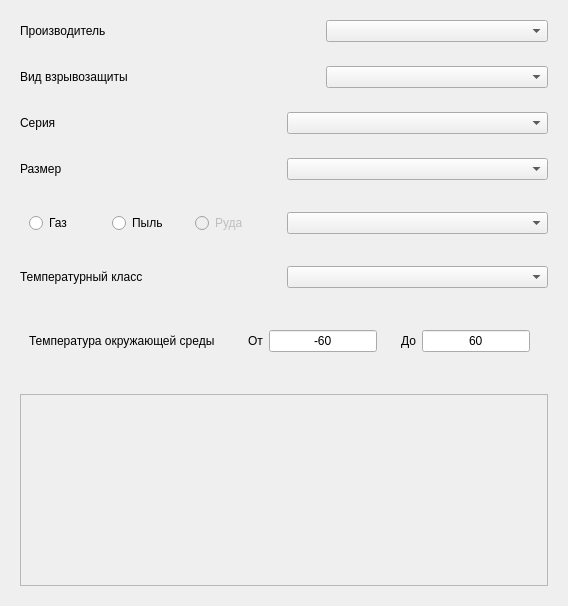
            <widget class="QWidget" name="shellPage">
             <property name="sizePolicy">
              <sizepolicy hsizetype="Expanding" vsizetype="Expanding">
               <horstretch>0</horstretch>
               <verstretch>0</verstretch>
              </sizepolicy>
             </property>
             <layout class="QVBoxLayout" name="VL_shellPage">
              <item>
               <widget class="QWidget" name="manufactureWidget_shellpage" native="true">
                <layout class="QHBoxLayout" name="HL_manufactureWidget_shellpage">
                 <item>
                  <widget class="QLabel" name="manufactureLabel_shellpage">
                   <property name="sizePolicy">
                    <sizepolicy hsizetype="Expanding" vsizetype="Preferred">
                     <horstretch>0</horstretch>
                     <verstretch>0</verstretch>
                    </sizepolicy>
                   </property>
                   <property name="minimumSize">
                    <size>
                     <width>300</width>
                     <height>0</height>
                    </size>
                   </property>
                   <property name="maximumSize">
                    <size>
                     <width>300</width>
                     <height>16777215</height>
                    </size>
                   </property>
                   <property name="text">
                    <string>Производитель</string>
                   </property>
                  </widget>
                 </item>
                 <item>
                  <widget class="QComboBox" name="manufactureComboboxWidget_shellpage"/>
                 </item>
                </layout>
               </widget>
              </item>
              <item>
               <widget class="QWidget" name="safefactortypeWidget_shellpage" native="true">
                <layout class="QHBoxLayout" name="HL_safefactortypeWidget_shellpage">
                 <item>
                  <widget class="QLabel" name="safefactortypeLabel_shellpage">
                   <property name="sizePolicy">
                    <sizepolicy hsizetype="Expanding" vsizetype="Preferred">
                     <horstretch>0</horstretch>
                     <verstretch>0</verstretch>
                    </sizepolicy>
                   </property>
                   <property name="maximumSize">
                    <size>
                     <width>300</width>
                     <height>16777215</height>
                    </size>
                   </property>
                   <property name="text">
                    <string>Вид взрывозащиты</string>
                   </property>
                  </widget>
                 </item>
                 <item>
                  <widget class="QComboBox" name="safefactortypeCombobox_shellpage"/>
                 </item>
                </layout>
               </widget>
              </item>
              <item>
               <widget class="QWidget" name="serialWidget_shellpage" native="true">
                <layout class="QHBoxLayout" name="HL_serialWidget_shellpage">
                 <item>
                  <widget class="QLabel" name="serialLabel_shellpage">
                   <property name="maximumSize">
                    <size>
                     <width>300</width>
                     <height>16777215</height>
                    </size>
                   </property>
                   <property name="text">
                    <string>Серия</string>
                   </property>
                  </widget>
                 </item>
                 <item>
                  <widget class="QComboBox" name="serialCombobox_shellpage"/>
                 </item>
                </layout>
               </widget>
              </item>
              <item>
               <widget class="QWidget" name="sizeWidget_shellpage" native="true">
                <layout class="QHBoxLayout" name="HL_sizeWidget_shellpage">
                 <item>
                  <widget class="QLabel" name="sizeLabel_shellpage">
                   <property name="maximumSize">
                    <size>
                     <width>300</width>
                     <height>16777215</height>
                    </size>
                   </property>
                   <property name="text">
                    <string>Размер</string>
                   </property>
                  </widget>
                 </item>
                 <item>
                  <widget class="QComboBox" name="sizeCombobox_shellpage"/>
                 </item>
                </layout>
               </widget>
              </item>
              <item>
               <widget class="QWidget" name="gasmarkWidget_shellpage" native="true">
                <layout class="QHBoxLayout" name="HL_gasmarkWidget_shellpage">
                 <item>
                  <widget class="QWidget" name="gasdustWidget_shellpage" native="true">
                   <property name="maximumSize">
                    <size>
                     <width>300</width>
                     <height>16777215</height>
                    </size>
                   </property>
                   <layout class="QHBoxLayout" name="horizontalLayout_34">
                    <item>
                     <widget class="QRadioButton" name="gas_mark_RadioButton_shellpage">
                      <property name="enabled">
                       <bool>true</bool>
                      </property>
                      <property name="maximumSize">
                       <size>
                        <width>300</width>
                        <height>16777215</height>
                       </size>
                      </property>
                      <property name="mouseTracking">
                       <bool>true</bool>
                      </property>
                      <property name="tabletTracking">
                       <bool>false</bool>
                      </property>
                      <property name="text">
                       <string>Газ</string>
                      </property>
                      <property name="checkable">
                       <bool>true</bool>
                      </property>
                      <property name="checked">
                       <bool>false</bool>
                      </property>
                      <property name="autoExclusive">
                       <bool>true</bool>
                      </property>
                     </widget>
                    </item>
                    <item>
                     <widget class="QRadioButton" name="dust_mark_RadioButton_shellpage">
                      <property name="enabled">
                       <bool>true</bool>
                      </property>
                      <property name="maximumSize">
                       <size>
                        <width>290</width>
                        <height>16777215</height>
                       </size>
                      </property>
                      <property name="text">
                       <string>Пыль</string>
                      </property>
                     </widget>
                    </item>
                    <item>
                     <widget class="QRadioButton" name="ore_mark_RadioButton_shellpage">
                      <property name="enabled">
                       <bool>false</bool>
                      </property>
                      <property name="text">
                       <string>Руда</string>
                      </property>
                     </widget>
                    </item>
                   </layout>
                  </widget>
                 </item>
                 <item>
                  <widget class="QComboBox" name="gasdustoreComboBox_shellpage">
                   <property name="enabled">
                    <bool>true</bool>
                   </property>
                  </widget>
                 </item>
                </layout>
               </widget>
              </item>
              <item>
               <widget class="QWidget" name="t_class_widget_shellpage" native="true">
                <property name="enabled">
                 <bool>true</bool>
                </property>
                <layout class="QHBoxLayout" name="HL_t_class_widget_shellpage">
                 <item>
                  <widget class="QLabel" name="temperature_class_label_shellpage">
                   <property name="maximumSize">
                    <size>
                     <width>300</width>
                     <height>16777215</height>
                    </size>
                   </property>
                   <property name="text">
                    <string>Температурный класс</string>
                   </property>
                  </widget>
                 </item>
                 <item>
                  <widget class="QComboBox" name="temperature_class_comboBox_shellpage"/>
                 </item>
                </layout>
               </widget>
              </item>
              <item>
               <widget class="QWidget" name="using_temperatureWidget_shellpage" native="true">
                <property name="enabled">
                 <bool>true</bool>
                </property>
                <layout class="QHBoxLayout" name="HL_using_temperatureWidget_shellpage">
                 <item>
                  <widget class="QWidget" name="using_temperatureWidget3_shellpage" native="true">
                   <layout class="QHBoxLayout" name="horizontalLayout_16">
                    <item>
                     <widget class="QLabel" name="using_temperatureLabel_shellpage">
                      <property name="maximumSize">
                       <size>
                        <width>600</width>
                        <height>16777215</height>
                       </size>
                      </property>
                      <property name="text">
                       <string>Температура окружающей среды</string>
                      </property>
                     </widget>
                    </item>
                   </layout>
                  </widget>
                 </item>
                 <item>
                  <widget class="QWidget" name="using_temperatureWidget2_shellpage" native="true">
                   <property name="sizePolicy">
                    <sizepolicy hsizetype="Minimum" vsizetype="Preferred">
                     <horstretch>0</horstretch>
                     <verstretch>0</verstretch>
                    </sizepolicy>
                   </property>
                   <layout class="QHBoxLayout" name="horizontalLayout_15">
                    <item>
                     <widget class="QWidget" name="min_tempWidget_shellpage" native="true">
                      <layout class="QHBoxLayout" name="horizontalLayout_17">
                       <item>
                        <widget class="QLabel" name="mintempLabel_shellpage">
                         <property name="text">
                          <string>От</string>
                         </property>
                        </widget>
                       </item>
                       <item>
                        <widget class="QLineEdit" name="mintempLineEdit_shellpage">
                         <property name="enabled">
                          <bool>true</bool>
                         </property>
                         <property name="sizePolicy">
                          <sizepolicy hsizetype="Minimum" vsizetype="Fixed">
                           <horstretch>0</horstretch>
                           <verstretch>0</verstretch>
                          </sizepolicy>
                         </property>
                         <property name="text">
                          <string>-60</string>
                         </property>
                         <property name="alignment">
                          <set>Qt::AlignCenter</set>
                         </property>
                        </widget>
                       </item>
                      </layout>
                     </widget>
                    </item>
                    <item>
                     <widget class="QWidget" name="maxtempWidget_shellpage" native="true">
                      <layout class="QHBoxLayout" name="horizontalLayout_18">
                       <item>
                        <widget class="QLabel" name="maxtempLabel_shellpage">
                         <property name="text">
                          <string>До</string>
                         </property>
                        </widget>
                       </item>
                       <item>
                        <widget class="QLineEdit" name="maxtempLineedit_shellpage">
                         <property name="sizePolicy">
                          <sizepolicy hsizetype="Minimum" vsizetype="Fixed">
                           <horstretch>0</horstretch>
                           <verstretch>0</verstretch>
                          </sizepolicy>
                         </property>
                         <property name="text">
                          <string>60</string>
                         </property>
                         <property name="alignment">
                          <set>Qt::AlignCenter</set>
                         </property>
                        </widget>
                       </item>
                      </layout>
                     </widget>
                    </item>
                   </layout>
                  </widget>
                 </item>
                </layout>
               </widget>
              </item>
              <item>
               <widget class="QWidget" name="shell_fullname_widget" native="true">
                <property name="sizePolicy">
                 <sizepolicy hsizetype="Minimum" vsizetype="Minimum">
                  <horstretch>0</horstretch>
                  <verstretch>0</verstretch>
                 </sizepolicy>
                </property>
                <layout class="QHBoxLayout" name="horizontalLayout_33">
                 <item>
                  <widget class="QListWidget" name="shell_fullname_listwidget">
                   <property name="enabled">
                    <bool>false</bool>
                   </property>
                   <property name="sizePolicy">
                    <sizepolicy hsizetype="Expanding" vsizetype="Expanding">
                     <horstretch>0</horstretch>
                     <verstretch>0</verstretch>
                    </sizepolicy>
                   </property>
                  </widget>
                 </item>
                </layout>
               </widget>
              </item>
             </layout>
            </widget>
